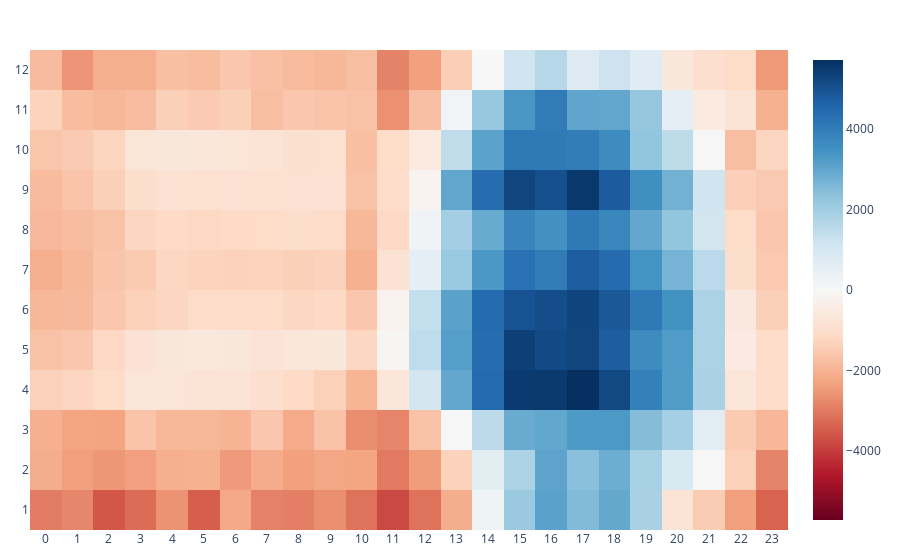

Notebook code for this chart:
### Code cell
import plotly.graph_objects as go

#Create heatmap
fig = go.Figure(data=go.Heatmap(
    z=hourON["Proportion_of_consumption_production"],
    x=hourON["HourOfTimestamp"],
    y=hourON["MonthOfTimestamp"], colorscale="RdBu", zmid=0
)
)

fig.update_layout(margin=dict(
    l=30,
    r=30,
    b=30,
    t=50,
), xaxis_nticks=30,
    yaxis_nticks=20
    # annotations=annotations,
)

fig.show()

### Figure 1 — Plotly figure (JSON) as saved in the notebook; plotly's stock layout.template omitted (floating-point values rounded to 4 significant figures; data arrays with more than 128 entries replaced by an {"elided": "..."} marker saying what was removed)
{"data": [{"colorscale": [[0.0, "rgb(103,0,31)"], [0.1, "rgb(178,24,43)"], [0.2, "rgb(214,96,77)"], [0.3, "rgb(244,165,130)"], [0.4, "rgb(253,219,199)"], [0.5, "rgb(247,247,247)"], [0.6, "rgb(209,229,240)"], [0.7, "rgb(146,197,222)"], [0.8, "rgb(67,147,195)"], [0.9, "rgb(33,102,172)"], [1.0, "rgb(5,48,97)"]], "type": "heatmap", "x": {"elided": "288 int values"}, "y": {"elided": "288 int values"}, "z": {"elided": "288 float values"}, "zmid": 0}], "layout": {"margin": {"b": 30, "l": 30, "r": 30, "t": 50}, "xaxis": {"nticks": 30}, "yaxis": {"nticks": 20}}}
